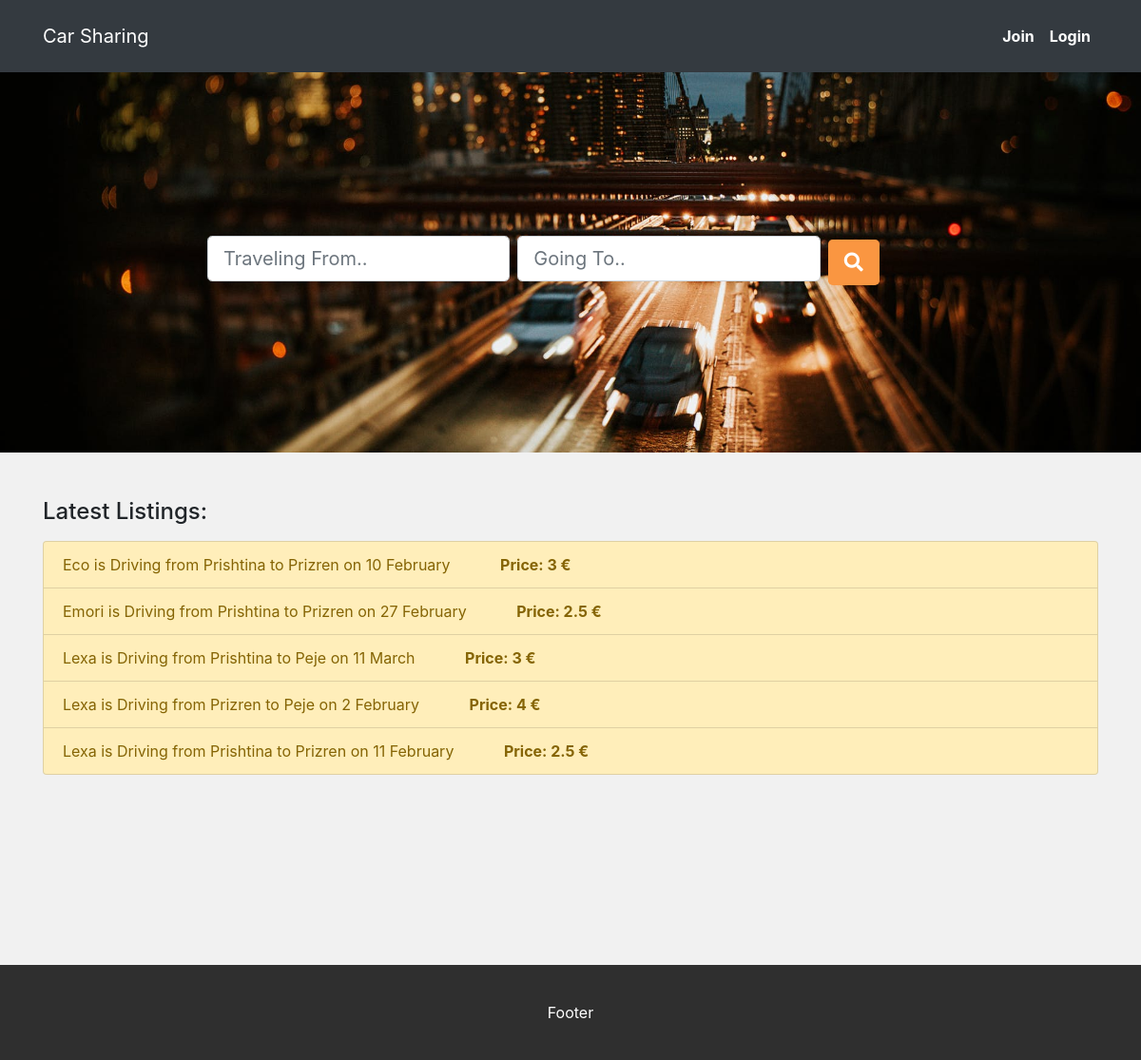
The page / on the database its author committed.
### models.py (models this page shows, shortened)
class Listing(db.Model):
    __tablename__ = 'listings'
    id = db.Column(db.Integer, primary_key=True)
    user_id = db.Column(db.Integer, db.ForeignKey("users.id", ondelete="cascade"), nullable=False)
    location_from = db.Column(db.String())
    location_to = db.Column(db.String())
    description = db.Column(db.String())
    date = db.Column(db.DateTime)
    price = db.Column(db.String)
    created_at = db.Column(db.DateTime, server_default=func.now())
    updated_at = db.Column(db.DateTime, server_default=func.now(), onupdate=func.now())
    user = db.relationship('User', foreign_keys=[user_id], backref="user_listings")
    users_request_this_listing = db.relationship('User', secondary=requests, lazy='dynamic', backref=db.backref('listings', lazy=True))

class User(db.Model):
    __tablename__ = 'users'
    id = db.Column(db.Integer, primary_key=True)
    first_name = db.Column(db.String(45))
    last_name = db.Column(db.String(45))
    email = db.Column(db.String(255))
    password = db.Column(db.String(255))
    created_at = db.Column(db.DateTime, server_default=func.now())
    updated_at = db.Column(db.DateTime, server_default=func.now(), onupdate=func.now())
    listings_requested_by_this_user = db.relationship('Listing', secondary=requests, lazy='dynamic',backref=db.backref('users', lazy=True))
    notifications_by_users = db.relationship('User', secondary=notifications, primaryjoin=id==notifications.c.receiver_id, secondaryjoin=id==notifications.c.sender_id, lazy='dynamic',backref=db.backref('accept_decline_notifications', lazy=True))

### controller_functions.py (the view)
def landing_page():
    if ('user_id' in session):
        listings = Listing.query.order_by(Listing.updated_at.desc()).filter(Listing.user_id != session['user_id']).all()
        logged_in_user = User.query.filter_by(id=session['user_id']).first()
    else:
        listings = Listing.query.order_by(Listing.updated_at.desc()).all()
        logged_in_user = False
    for listing in listings:
        listing.month = listing.date.strftime("%B")
        listing.day = listing.date.day
    return render_template("index.html", listings=listings, logged_in_user=logged_in_user)

### templates/index.html
{% include 'includes/header.html' %}
<div id="main">
    <div id="banner">
        <form action="/search" method="get" class="form-inline">
            <input type="text" class="form-control form-control-lg mb-2 mr-sm-2 col-sm-5" name="from"
                placeholder="Traveling From..">
            <input type="text" class="form-control form-control-lg mb-2 mr-sm-2 col-sm-5" name="to"
                placeholder="Going To..">
            <button class="btn my-btn btn-lg"><i class="fas fa-search"></i></button>
        </form>
    </div>
    <div class="container my-5">
        <h4 class="mb-3">Latest Listings:</h3>
        <div class="list-group listing-group">
            {% for listing in listings %}
            <a href="/{{listing.id}}/details" class="list-group-item list-group-item-action list-group-item-warning">{{listing.user.first_name}} is {{listing.description}} on {{listing.day}} {{listing.month}}
            <span id="listing-price" class="ml-5">Price: {{listing.price}} &euro;</span></a>
            {% endfor %}
        </div>
    </div>
</div>
{% include 'includes/footer.html' %}

### static/css/style.css (style rules this page uses)
.my-btn { background-color: #fa9641; color: #fff; font-weight: bold; }
#banner { height: 25em; background-image: url("../img/traveling.jpeg"); background-position: center; background-repeat: no-repeat; background-size: cover; display: flex; align-items: center; justify-content: center }
#listing-price { font-weight: bolder; }

### rows shown on the page
Listing: user.first_name "Eco", description "Driving from Prishtina to Prizren", day "10", month "February", price "3"
Listing: user.first_name "Emori", description "Driving from Prishtina to Prizren", day "27", month "February", price "2.5"
Listing: user.first_name "Lexa", description "Driving from Prishtina to Peje", day "11", month "March", price "3"
Listing: user.first_name "Lexa", description "Driving from Prizren to Peje", day "2", month "February", price "4"
Listing: user.first_name "Lexa", description "Driving from Prishtina to Prizren", day "11", month "February", price "2.5"
